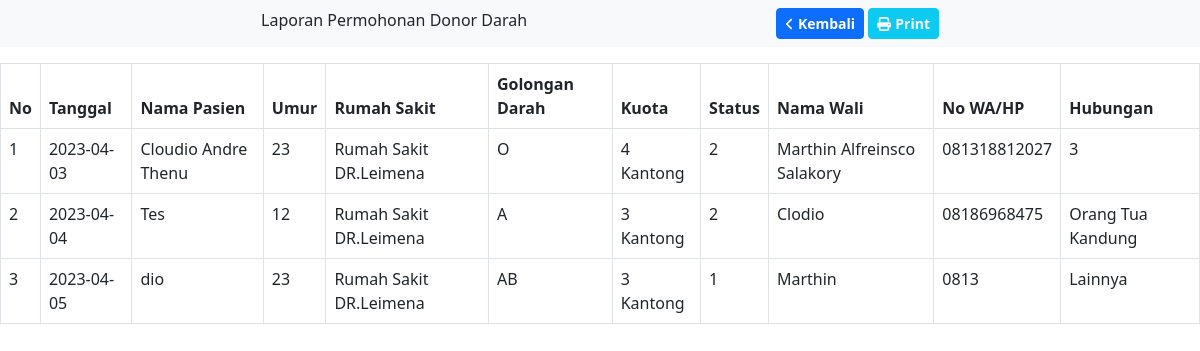
Page /admin/laporan_permohonan_tampil.php on the committed database.
### tables this page shows
CREATE TABLE `permohonan` (
  `id` int(11) NOT NULL,
  `nama_pasien` varchar(255) NOT NULL,
  `umur` varchar(255) NOT NULL,
  `rumah_sakit` varchar(255) NOT NULL,
  `golongan_darah` varchar(255) NOT NULL,
  `kuota` varchar(255) NOT NULL,
  `status` varchar(255) DEFAULT '1',
  `nama_wali` varchar(255) NOT NULL,
  `no_telp` varchar(255) NOT NULL,
  `hubungan` varchar(255) NOT NULL,
  `tanggal` date NOT NULL
);

### admin/function.php (called while the page is built, shortened)
<?php
function db_conn()
{
    $db_host = 'localhost';
    $db_user = 'root';
    $db_pass = '';
    $db_name = 'maedonor';
    return mysqli_connect($db_host, $db_user, $db_pass, $db_name);
}
function db_query($query)
{
    return mysqli_query(db_conn(), $query);
}

### admin/laporan_permohonan_tampil.php (the view, shortened to what this page needs)
<?php include 'function.php'; ?>
<?php
$filter = " WHERE 1=1 ";
$permohonan = db_query("SELECT * FROM permohonan $filter");
?>
<!DOCTYPE html>
<html lang="en">
<head>
    <link rel="stylesheet" href="assets/vendors/bootstrap/css/bootstrap.min.css">
    <link rel="stylesheet" href="assets/vendors/fontawesome/css/all.min.css">
</head>
<body>
    <div class="container-fluid mb-3 no_print py-2" style="background-color: var(--bs-tertiary-bg);">
        <div class="d-flex justify-content-evenly">
            <span>Laporan Permohonan Donor Darah</span>
            <div class="text-center">
                <a href="laporan_permohonan.php" class="btn btn-primary btn-sm fw-bold"><i class="fa fa-angle-left me-1"></i>Kembali</a>
                <button onclick="print()" class="btn btn-info text-light btn-sm fw-bold"><i class="fa fa-print me-1"></i>Print</button>
            </div>
        </div>
    </div>
    <table class="table table-bordered">
        <thead>
            <tr>
                <th>No</th>
                <th>Tanggal</th>
                <th>Nama Pasien</th>
                <th>Umur</th>
                <th>Rumah Sakit</th>
                <th>Golongan Darah</th>
                <th>Kuota</th>
                <th>Status</th>
                <th>Nama Wali</th>
                <th>No WA/HP</th>
                <th>Hubungan</th>
            </tr>
        </thead>
        <tbody>
            <?php $i = 1; ?>
            <?php foreach ($permohonan as $p) : ?>
                <tr>
                    <td><?= $i++; ?></td>
                    <td><?= $p['tanggal']; ?></td>
                    <td><?= $p['nama_pasien']; ?></td>
                    <td><?= $p['umur']; ?></td>
                    <td><?= $p['rumah_sakit']; ?></td>
                    <td><?= $p['golongan_darah']; ?></td>
                    <td><?= $p['kuota']; ?> Kantong</td>
                    <td><?= $p['status']; ?></td>
                    <td><?= $p['nama_wali']; ?></td>
                    <td><?= $p['no_telp']; ?></td>
                    <td><?= $p['hubungan']; ?></td>
                </tr>
            <?php endforeach; ?>
        </tbody>
    </table>
</body>
</html>

### rows in the picture
permohonan: tanggal "2023-04-03", nama_pasien "Cloudio Andre Thenu", umur "23", rumah_sakit "Rumah Sakit DR.Leimena", golongan_darah "O", kuota "4", status "2", nama_wali "Marthin Alfreinsco Salakory", no_telp "081318812027", hubungan "3"
permohonan: tanggal "2023-04-04", nama_pasien "Tes", umur "12", rumah_sakit "Rumah Sakit DR.Leimena", golongan_darah "A", kuota "3", status "2", nama_wali "Clodio", no_telp "08186968475", hubungan "Orang Tua Kandung"
permohonan: tanggal "2023-04-05", nama_pasien "dio", umur "23", rumah_sakit "Rumah Sakit DR.Leimena", golongan_darah "AB", kuota "3", status "1", nama_wali "Marthin", no_telp "0813", hubungan "Lainnya"
